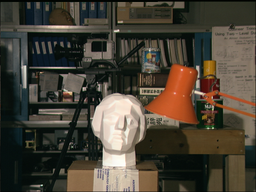
#> input picture scene1.row3.col1.ppm, 256 x 192 px, shrunk from 384 x 288 before the run
$ python 'görev2.py'
#> lines starting #> are read from the running program, lines starting #| are printed output that depends on the picture
import os
import cv2
import numpy as np
import matplotlib.pyplot as plt

# 1. Resimleri oku
klasor_yolu = os.path.dirname(os.path.abspath(__file__))
imgL = cv2.imread(os.path.join(klasor_yolu, 'scene1.row3.col1.ppm'), cv2.IMREAD_GRAYSCALE)
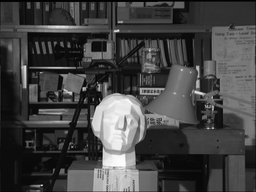
#> imgL: shape (192, 256); min 0, max 255, mean 67.3
imgR = cv2.imread(os.path.join(klasor_yolu, 'scene1.row3.col3.ppm'), cv2.IMREAD_GRAYSCALE)
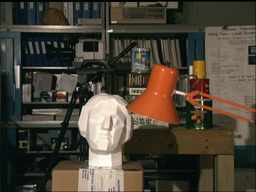
#> input picture scene1.row3.col3.ppm, 256 x 192 px, shrunk from 384 x 288 before the run
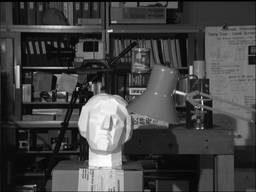
#> imgR: shape (192, 256); min 0, max 255, mean 68.4

# Taşmaları önlemek için float tipine çeviriyoruz
imgL = imgL.astype(np.float32)
imgR = imgR.astype(np.float32)

def kendi_blok_eslestirme(sol_resim, sag_resim, blok_boyutu=5, max_disparity=32):
#> called with blok_boyutu = 7, max_disparity = 32
    yukseklik, genislik = sol_resim.shape
#> yukseklik = 192; genislik = 256
    yaricap = blok_boyutu // 2

    # Sonuç fark haritasını sıfırlarla başlat
    disparity_map = np.zeros((yukseklik, genislik), dtype=np.float32)

    # Sınır taşmalarını önlemek için yaricap kadar içeriden başlıyoruz
    for y in range(yaricap, yukseklik - yaricap):
        for x in range(yaricap + max_disparity, genislik - yaricap):

            # Sol resimdeki referans bloğu al
            sol_blok = sol_resim[y - yaricap : y + yaricap + 1,
                                 x - yaricap : x + yaricap + 1]

            en_iyi_disparity = 0
            en_kucuk_fark = float('inf') # Başlangıçta sonsuz hata veriyoruz

            # Sağ resimde aynı satırda sola doğru kaydırarak en benzer bloğu ara
            for d in range(max_disparity):
                sag_blok = sag_resim[y - yaricap : y + yaricap + 1,
                                     (x - d) - yaricap : (x - d) + yaricap + 1]

                # SAD (Mutlak Farklar Toplamı) hesapla
                fark = np.sum(np.abs(sol_blok - sag_blok))

                if fark < en_kucuk_fark:
                    en_kucuk_fark = fark
                    en_iyi_disparity = d

            disparity_map[y, x] = en_iyi_disparity
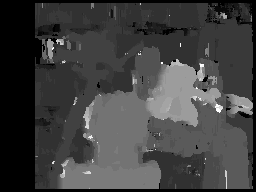
#> disparity_map: shape (192, 256) float32; min 0, max 31, mean 7.9; drawn with min black and max white

    return disparity_map

print("Blok eşleştirme hesaplanıyor, lütfen bekleyin (yaklaşık 5-10 saniye sürebilir)...")
benim_disparity = kendi_blok_eslestirme(imgL, imgR, blok_boyutu=7, max_disparity=32)

# Görselleştirme
plt.figure(figsize=(10, 5))
plt.imshow(benim_disparity, cmap='jet')
plt.colorbar(label='Disparity (Piksel Kayması)')
plt.title('Kendi Yazdığımız Blok Eşleştirme (SAD) Fark Haritası')
plt.axis('off')
plt.show()
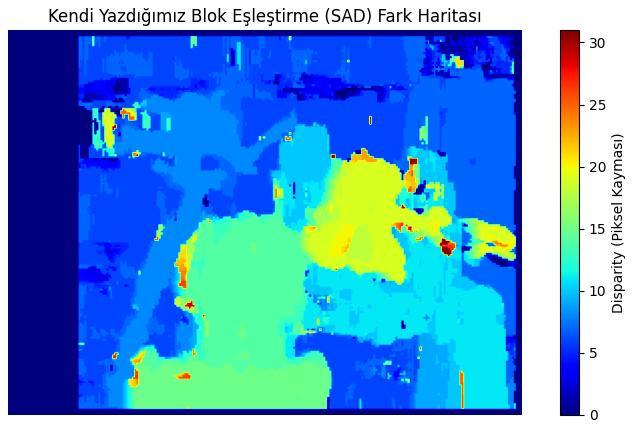
#> figure drawn by matplotlib, 2 panels
